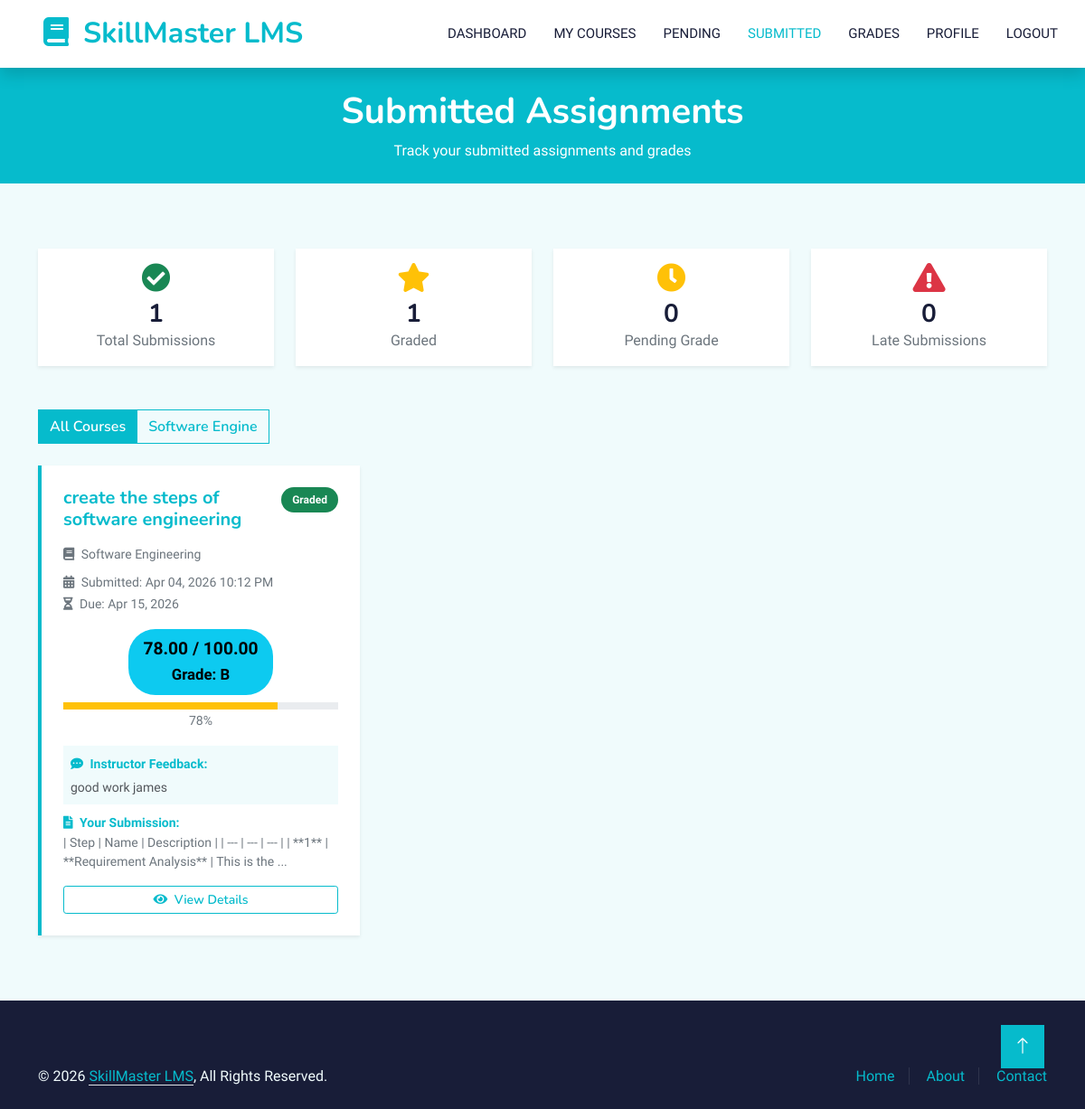
/student/assignments/submitted.php (signed in), run on the app's committed database.
### tables this page shows
CREATE TABLE `enrollments` (
  `id` bigint(20) NOT NULL,
  `student_id` bigint(20) NOT NULL,
  `course_id` bigint(20) NOT NULL,
  `enrolled_by` bigint(20) DEFAULT NULL,
  `enrollment_date` date NOT NULL,
  `status` enum('pending_payment','pending_verification','active','completed','dropped','rejected') NOT NULL DEFAULT 'pending_payment',
  `enrolled_at` timestamp NOT NULL DEFAULT current_timestamp(),
  `completed_at` timestamp NULL DEFAULT NULL,
  `completion_date` date DEFAULT NULL,
  `final_grade` varchar(2) DEFAULT NULL,
  `mock_payment_id` bigint(20) DEFAULT NULL,
  `mock_payment_status` enum('pending','completed','verified') DEFAULT NULL
);

CREATE TABLE `courses` (
  `id` bigint(20) NOT NULL,
  `title` varchar(200) NOT NULL,
  `slug` varchar(200) NOT NULL,
  `code` varchar(20) NOT NULL,
  `description` text DEFAULT NULL,
  `short_description` varchar(500) DEFAULT NULL,
  `category_id` bigint(20) DEFAULT NULL,
  `instructor_id` bigint(20) DEFAULT NULL,
  `price` decimal(10,2) DEFAULT 0.00,
  `thumbnail` varchar(255) DEFAULT NULL,
  `credits` int(11) DEFAULT 3,
  `start_date` date DEFAULT NULL,
  `end_date` date DEFAULT NULL,
  `status` enum('draft','pending_approval','published','archived','rejected') NOT NULL DEFAULT 'draft',
  `max_students` int(11) DEFAULT 50,
  `enrollment_count` int(11) DEFAULT 0,
  `syllabus` text DEFAULT NULL,
  `created_by` bigint(20) DEFAULT NULL,
  `created_at` timestamp NOT NULL DEFAULT current_timestamp(),
  `updated_at` timestamp NOT NULL DEFAULT current_timestamp() ON UPDATE current_timestamp(),
  `deleted_at` timestamp NULL DEFAULT NULL
);

CREATE TABLE `submissions` (
  `id` bigint(20) NOT NULL,
  `assignment_id` bigint(20) NOT NULL,
  `student_id` bigint(20) NOT NULL,
  `submission_text` text DEFAULT NULL,
  `submitted_at` timestamp NOT NULL DEFAULT current_timestamp(),
  `is_late` tinyint(1) DEFAULT 0,
  `status` enum('submitted','graded','late','resubmitted') DEFAULT 'submitted',
  `grade` decimal(5,2) DEFAULT NULL,
  `feedback` text DEFAULT NULL,
  `graded_by` bigint(20) DEFAULT NULL,
  `graded_at` datetime DEFAULT NULL
);

CREATE TABLE `assignments` (
  `id` bigint(20) NOT NULL,
  `course_id` bigint(20) NOT NULL,
  `instructor_id` bigint(20) DEFAULT NULL,
  `title` varchar(200) NOT NULL,
  `description` text DEFAULT NULL,
  `due_date` datetime NOT NULL,
  `max_points` decimal(5,2) DEFAULT 100.00,
  `created_at` timestamp NOT NULL DEFAULT current_timestamp(),
  `deleted_at` timestamp NULL DEFAULT NULL
);

### public/student/assignments/submitted.php (the view, shortened to what the rows shown need)
<?php
$submissionModel = new Submission();
$studentId = $_SESSION['user_id'];
$page = isset($_GET['page']) ? (int)$_GET['page'] : 1;
$courseId = isset($_GET['course_id']) ? (int)$_GET['course_id'] : 0;
$submissionsData = $submissionModel->getByStudent($studentId, $page, 10);
$enrollmentModel = new SkillMaster\Models\Enrollment();
$enrolledCourses = $enrollmentModel->getByStudent($studentId, 'active');
$filteredSubmissions = $submissionsData['submissions'];
?>
<!DOCTYPE html>
<html lang="en">
<head>
    <link href="https://cdnjs.cloudflare.com/ajax/libs/font-awesome/5.10.0/css/all.min.css" rel="stylesheet">
    <link href="https://cdn.jsdelivr.net/npm/bootstrap-icons@1.4.1/font/bootstrap-icons.css" rel="stylesheet">
    <link href="../../assets/css/bootstrap.min.css" rel="stylesheet">
    <link href="../../assets/css/style.css" rel="stylesheet">
</head>
<body style="background-color: #F0FBFC;">
    <nav class="navbar navbar-expand-lg bg-white navbar-light shadow sticky-top p-0">
        <a href="../index.php" class="navbar-brand d-flex align-items-center px-4 px-lg-5">
            <h2 class="m-0 text-primary"><i class="fa fa-book me-3"></i><?php echo APP_NAME; ?></h2>
        </a>
    </nav>
    <div class="container-fluid bg-primary py-4 mb-5" style="background-color: #06BBCC !important;">
        <div class="container text-center">
            <h1 class="text-white">Submitted Assignments</h1>
        </div>
    </div>
    <div class="container-xxl py-4">
        <div class="container">
            <?php if (!empty($enrolledCourses['enrollments'])): ?>
            <div class="row mb-4">
                <div class="col-md-6">
                    <div class="btn-group" role="group">
                        <a href="?course_id=0" class="btn btn-outline-primary <?php echo $courseId == 0 ? 'filter-active' : ''; ?>" style="border-color: #06BBCC;">
                            All Courses
                        </a>
                        <?php foreach ($enrolledCourses['enrollments'] as $course): ?>
                            <a href="?course_id=<?php echo $course['course_id']; ?>" class="btn btn-outline-primary <?php echo $courseId == $course['course_id'] ? 'filter-active' : ''; ?>" style="border-color: #06BBCC;">
                                <?php echo htmlspecialchars(substr($course['course_title'], 0, 15)); ?>
                            </a>
                        <?php endforeach; ?>
                    </div>
                </div>
            </div>
            <?php endif; ?>
            <?php if (empty($filteredSubmissions)): ?>
                <div class="text-center py-5">
                    <i class="fa fa-inbox fa-4x text-muted mb-3"></i>
                    <h4>No submitted assignments</h4>
                    <p class="text-muted">You haven't submitted any assignments yet.</p>
                    <a href="pending.php" class="btn btn-primary" style="background-color: #06BBCC; border-color: #06BBCC;">
                        <i class="fa fa-tasks me-2"></i>View Pending Assignments
                    </a>
                </div>
            <?php else: ?>
                <div class="row g-4">
                    <?php foreach ($filteredSubmissions as $submission): ?>
                        <div class="col-lg-6 col-xl-4">
                            <div class="submission-card bg-white rounded p-4 shadow-sm h-100">
                                <div class="d-flex justify-content-between align-items-start mb-3">
                                    <h5 class="mb-0 text-primary"><?php echo htmlspecialchars($submission['assignment_title']); ?></h5>
                                    <span class="status-badge status-<?php echo $submission['grade'] !== null ? 'graded' : ($submission['is_late'] ? 'late' : 'submitted'); ?>">
                                        <?php
                                        if ($submission['grade'] !== null) echo 'Graded';
                                        elseif ($submission['is_late']) echo 'Late';
                                        else echo 'Submitted';
                                        ?>
                                    </span>
                                </div>
                                <p class="text-muted small mb-2">
                                    <i class="fa fa-book me-1"></i> <?php echo htmlspecialchars($submission['course_title']); ?>
                                </p>
                                <div class="mb-3">
                                    <small class="text-muted">
                                        <i class="fa fa-calendar-alt me-1"></i> Submitted:
                                        <?php echo date('M d, Y g:i A', strtotime($submission['submitted_at'])); ?>
                                    </small>
                                    <?php if ($submission['due_date']): ?>
                                        <br>
                                        <small class="text-muted">
                                            <i class="fa fa-hourglass-half me-1"></i> Due:
                                            <?php echo date('M d, Y', strtotime($submission['due_date'])); ?>
                                        </small>
                                    <?php endif; ?>
                                </div>
                                <div class="text-center my-3">
                                    <?php if ($submission['grade'] !== null): ?>
                                        <?php
                                        $percentage = ($submission['grade'] / $submission['max_points']) * 100;
                                        $letterGrade = '';
                                        if ($percentage >= 80) $letterGrade = 'A';
                                        elseif ($percentage >= 70) $letterGrade = 'B';
                                        elseif ($percentage >= 60) $letterGrade = 'C';
                                        elseif ($percentage >= 50) $letterGrade = 'D';
                                        else $letterGrade = 'F';
                                        ?>
                                        <div class="grade-badge grade-<?php echo $letterGrade; ?> d-inline-block">
                                            <?php echo $submission['grade']; ?> / <?php echo $submission['max_points']; ?>
                                            <br>
                                            <small>Grade: <?php echo $letterGrade; ?></small>
                                        </div>
                                        <div class="progress mt-2" style="height: 8px;">
                                            <div class="progress-bar bg-<?php echo $percentage >= 80 ? 'success' : ($percentage >= 60 ? 'warning' : 'danger'); ?>"
                                                 style="width: <?php echo $percentage; ?>%">
                                            </div>
                                        </div>
                                        <small class="text-muted"><?php echo round($percentage, 1); ?>%</small>
                                    <?php endif; ?>
                                </div>
                                <?php if (!empty($submission['feedback'])): ?>
                                    <div class="mt-3 p-2 bg-light rounded">
                                        <small class="text-primary fw-bold">
                                            <i class="fa fa-comment-dots me-1"></i> Instructor Feedback:
                                        </small>
                                        <p class="small mb-0 mt-1"><?php echo nl2br(htmlspecialchars($submission['feedback'])); ?></p>
                                    </div>
                                <?php endif; ?>
                                <?php if (!empty($submission['submission_text'])): ?>
                                    <div class="mt-2">
                                        <small class="text-primary fw-bold">
                                            <i class="fa fa-file-alt me-1"></i> Your Submission:
                                        </small>
                                        <p class="small text-muted mb-0">
                                            <?php echo htmlspecialchars(substr($submission['submission_text'], 0, 100)); ?>
                                            <?php if (strlen($submission['submission_text']) > 100): ?>...<?php endif; ?>
                                        </p>
                                    </div>
                                <?php endif; ?>
                                <div class="mt-3">
                                    <a href="view-submission.php?id=<?php echo $submission['id']; ?>" class="btn btn-sm btn-outline-primary w-100" style="border-color: #06BBCC; color: #06BBCC;">
                                        <i class="fa fa-eye me-1"></i> View Details
                                    </a>
                                </div>
                            </div>
                        </div>
                    <?php endforeach; ?>
                </div>
            <?php endif; ?>
        </div>
    </div>
</body>
</html>

### data on the page
enrollments: course.title "Software Engine"
submissions: assignment.title "create the steps of software engineering", shows "Graded", courses.title "Software Engineering", submitted_at "Apr 04, 2026 10:12 PM", assignment.due_date "Apr 15, 2026", grade "78.00", assignment.max_points "100.00", grade.max_points "B", grade.max_points "78", feedback "good work james", submission_text "| Step | Name | Description | | --- | --- | --- | | **1** | **Requirement Analysis** | This is the"

### other printed values
APP_NAME "SkillMaster LMS"
$submissionsData['total'] "1"
$gradedCount "1"
$pendingCount "0"
$lateCount "0"
